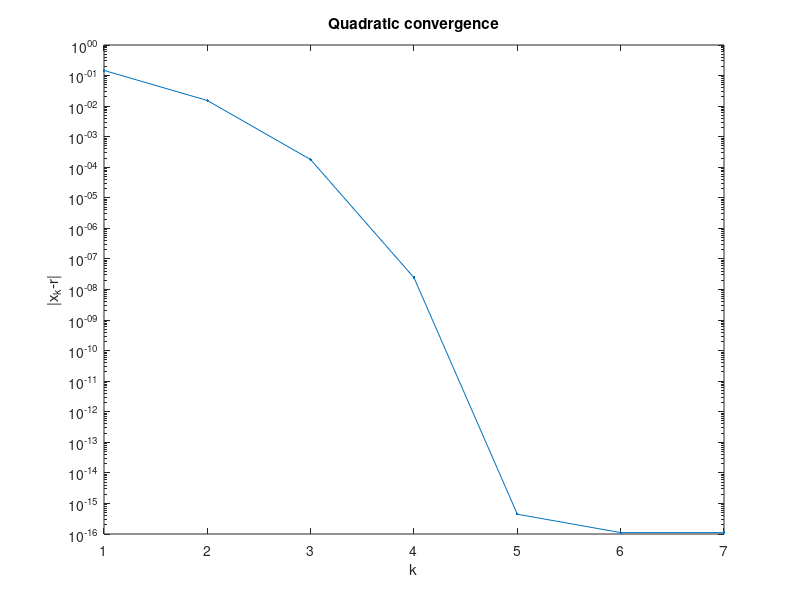

MATLAB code for this plot:
%%
% We again look at finding a solution of $xe^x=2$ near $x=1$. To apply Newton's method, we need to calculate values of both the residual function $f$ and its derivative.  
f = @(x) x.*exp(x) - 2;
dfdx = @(x) exp(x).*(x+1);

%%
% We don't know the exact root, so we use the built-in |fzero| to determine the
% ``true'' value.
format long,  r = fzero(f,1)

%%
% We use $x_1=1$ as a starting guess and apply the iteration in a loop,
% storing the sequence of iterates in a vector.
x = 1;
for k = 1:6
    x(k+1) = x(k) - f(x(k)) / dfdx(x(k));
end

%% 
% Here is the sequence of errors (leaving out the last value, now serving
% as our exact root). 
format short e
err = x' - r

%%
% Glancing at the exponents of the errors, they roughly form a neat doubling
% sequence until the error is comparable to machine precision. We can see
% this more precisely by taking logs.
format short
logerr = log(abs(err))

%%
% Quadratic convergence isn't as graphically distinctive as linear
% convergence.
semilogy(abs(err),'.-')
xlabel('k'), ylabel('|x_k-r|')    % ignore this line
title('Quadratic convergence')    % ignore this line

%%
% This looks faster than linear convergence, but it's not easy to
% say more. If we could use infinite precision, the curve would continue to
% steepen forever.
